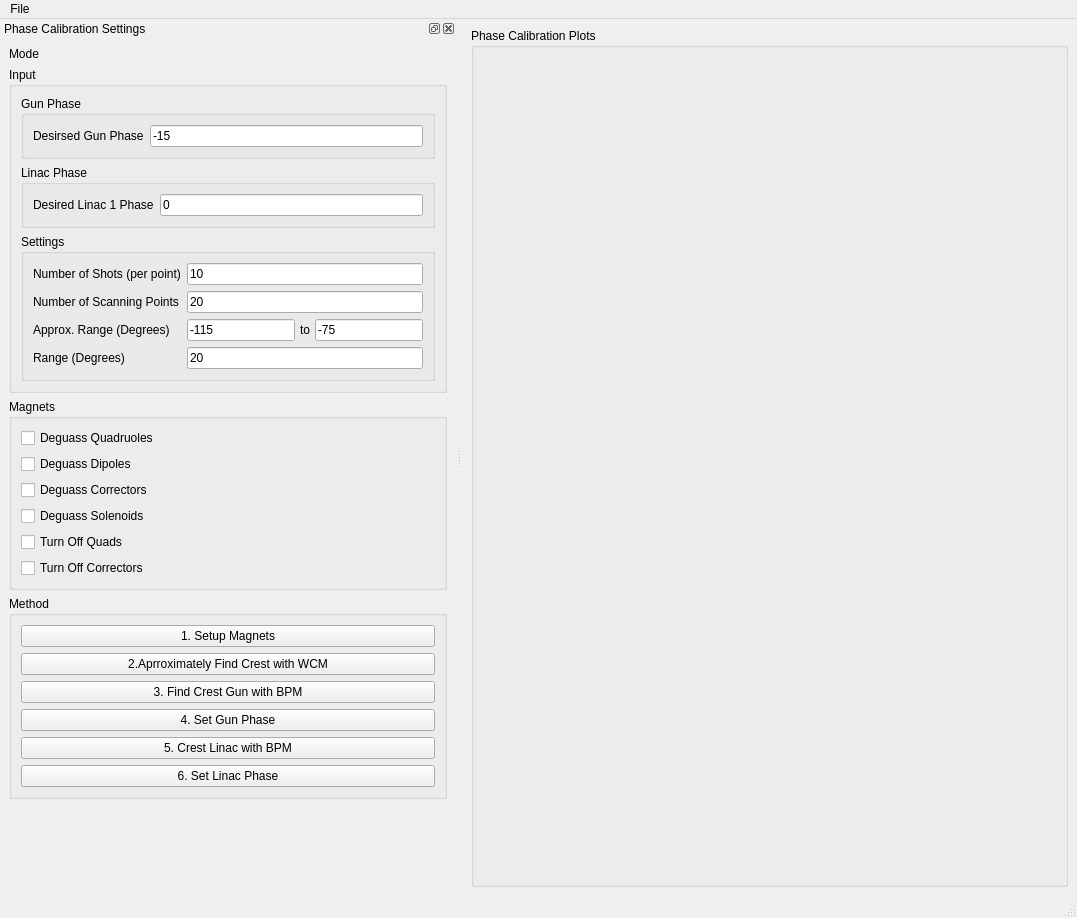
<?xml version="1.0" encoding="UTF-8"?>
<ui version="4.0">
 <class>MainWindow</class>
 <widget class="QMainWindow" name="MainWindow">
  <property name="geometry">
   <rect>
    <x>0</x>
    <y>0</y>
    <width>1077</width>
    <height>918</height>
   </rect>
  </property>
  <property name="sizePolicy">
   <sizepolicy hsizetype="Expanding" vsizetype="Preferred">
    <horstretch>0</horstretch>
    <verstretch>0</verstretch>
   </sizepolicy>
  </property>
  <property name="maximumSize">
   <size>
    <width>16777215</width>
    <height>16777215</height>
   </size>
  </property>
  <property name="windowTitle">
   <string>Phase Calibration</string>
  </property>
  <widget class="QWidget" name="centralwidget">
   <layout class="QFormLayout" name="formLayout_3">
    <item row="0" column="0" colspan="2">
     <widget class="QGroupBox" name="groupBox_plots">
      <property name="sizePolicy">
       <sizepolicy hsizetype="Preferred" vsizetype="Expanding">
        <horstretch>0</horstretch>
        <verstretch>0</verstretch>
       </sizepolicy>
      </property>
      <property name="title">
       <string>Phase Calibration Plots</string>
      </property>
      <layout class="QVBoxLayout" name="plotLayout">
       <item>
        <layout class="QGridLayout" name="gridLayout"/>
       </item>
      </layout>
     </widget>
    </item>
   </layout>
  </widget>
  <widget class="QMenuBar" name="menubar">
   <property name="geometry">
    <rect>
     <x>0</x>
     <y>0</y>
     <width>1077</width>
     <height>21</height>
    </rect>
   </property>
   <widget class="QMenu" name="menuFile">
    <property name="title">
     <string>File</string>
    </property>
    <addaction name="actionSave_Calibation_Data"/>
   </widget>
   <addaction name="menuFile"/>
  </widget>
  <widget class="QStatusBar" name="statusbar"/>
  <widget class="QDockWidget" name="dockWidget">
   <property name="sizePolicy">
    <sizepolicy hsizetype="Minimum" vsizetype="Fixed">
     <horstretch>0</horstretch>
     <verstretch>0</verstretch>
    </sizepolicy>
   </property>
   <property name="minimumSize">
    <size>
     <width>330</width>
     <height>766</height>
    </size>
   </property>
   <property name="floating">
    <bool>false</bool>
   </property>
   <property name="windowTitle">
    <string>Phase Calibration Settings</string>
   </property>
   <attribute name="dockWidgetArea">
    <number>1</number>
   </attribute>
   <widget class="QWidget" name="dockWidgetContents">
    <property name="sizePolicy">
     <sizepolicy hsizetype="Preferred" vsizetype="Fixed">
      <horstretch>0</horstretch>
      <verstretch>0</verstretch>
     </sizepolicy>
    </property>
    <layout class="QVBoxLayout" name="verticalLayout">
     <item>
      <widget class="QLabel" name="label_MODE">
       <property name="sizePolicy">
        <sizepolicy hsizetype="Preferred" vsizetype="Fixed">
         <horstretch>0</horstretch>
         <verstretch>0</verstretch>
        </sizepolicy>
       </property>
       <property name="maximumSize">
        <size>
         <width>16777215</width>
         <height>100</height>
        </size>
       </property>
       <property name="text">
        <string>Mode</string>
       </property>
      </widget>
     </item>
     <item>
      <widget class="QGroupBox" name="groupBox_input">
       <property name="sizePolicy">
        <sizepolicy hsizetype="Preferred" vsizetype="Preferred">
         <horstretch>0</horstretch>
         <verstretch>0</verstretch>
        </sizepolicy>
       </property>
       <property name="title">
        <string>Input</string>
       </property>
       <layout class="QGridLayout" name="gridLayout_2">
        <item row="5" column="0" colspan="3">
         <widget class="QGroupBox" name="groupBox_2">
          <property name="sizePolicy">
           <sizepolicy hsizetype="Preferred" vsizetype="Fixed">
            <horstretch>0</horstretch>
            <verstretch>0</verstretch>
           </sizepolicy>
          </property>
          <property name="title">
           <string>Settings</string>
          </property>
          <layout class="QFormLayout" name="formLayout_2">
           <property name="fieldGrowthPolicy">
            <enum>QFormLayout::AllNonFixedFieldsGrow</enum>
           </property>
           <item row="0" column="0">
            <widget class="QLabel" name="label_3">
             <property name="text">
              <string>Number of Shots (per point)</string>
             </property>
            </widget>
           </item>
           <item row="0" column="1">
            <widget class="QLineEdit" name="nShotsSet">
             <property name="text">
              <string>10</string>
             </property>
            </widget>
           </item>
           <item row="1" column="0">
            <widget class="QLabel" name="label_5">
             <property name="text">
              <string>Number of Scanning Points</string>
             </property>
            </widget>
           </item>
           <item row="1" column="1">
            <widget class="QLineEdit" name="nScanningSet">
             <property name="text">
              <string>20</string>
             </property>
            </widget>
           </item>
           <item row="2" column="0">
            <widget class="QLabel" name="label_7">
             <property name="text">
              <string>Approx. Range (Degrees)</string>
             </property>
            </widget>
           </item>
           <item row="2" column="1">
            <widget class="QWidget" name="widget" native="true">
             <layout class="QHBoxLayout" name="horizontalLayout">
              <property name="spacing">
               <number>5</number>
              </property>
              <property name="leftMargin">
               <number>0</number>
              </property>
              <property name="topMargin">
               <number>0</number>
              </property>
              <property name="rightMargin">
               <number>0</number>
              </property>
              <property name="bottomMargin">
               <number>0</number>
              </property>
              <item>
               <widget class="QLineEdit" name="startRangeSet">
                <property name="text">
                 <string>-115</string>
                </property>
               </widget>
              </item>
              <item>
               <widget class="QLabel" name="label_8">
                <property name="text">
                 <string>to</string>
                </property>
               </widget>
              </item>
              <item>
               <widget class="QLineEdit" name="endRangeSet">
                <property name="text">
                 <string>-75</string>
                </property>
               </widget>
              </item>
             </layout>
            </widget>
           </item>
           <item row="3" column="0">
            <widget class="QLabel" name="label_4">
             <property name="text">
              <string>Range (Degrees)</string>
             </property>
            </widget>
           </item>
           <item row="3" column="1">
            <widget class="QLineEdit" name="rangeSet">
             <property name="text">
              <string>20</string>
             </property>
            </widget>
           </item>
          </layout>
         </widget>
        </item>
        <item row="4" column="0" colspan="3">
         <widget class="QGroupBox" name="groupBox_3">
          <property name="sizePolicy">
           <sizepolicy hsizetype="Preferred" vsizetype="Fixed">
            <horstretch>0</horstretch>
            <verstretch>0</verstretch>
           </sizepolicy>
          </property>
          <property name="title">
           <string>Linac Phase</string>
          </property>
          <layout class="QFormLayout" name="formLayout_4">
           <item row="0" column="0">
            <widget class="QLabel" name="label">
             <property name="text">
              <string>Desired Linac 1 Phase</string>
             </property>
            </widget>
           </item>
           <item row="0" column="1">
            <widget class="QLineEdit" name="linac1PhaseSet">
             <property name="text">
              <string>0</string>
             </property>
            </widget>
           </item>
          </layout>
         </widget>
        </item>
        <item row="3" column="0" colspan="3">
         <widget class="QGroupBox" name="groupBox">
          <property name="sizePolicy">
           <sizepolicy hsizetype="Preferred" vsizetype="Fixed">
            <horstretch>0</horstretch>
            <verstretch>0</verstretch>
           </sizepolicy>
          </property>
          <property name="minimumSize">
           <size>
            <width>0</width>
            <height>0</height>
           </size>
          </property>
          <property name="title">
           <string>Gun Phase</string>
          </property>
          <layout class="QFormLayout" name="formLayout">
           <item row="1" column="0">
            <widget class="QLabel" name="label_2">
             <property name="text">
              <string>Desirsed Gun Phase</string>
             </property>
            </widget>
           </item>
           <item row="1" column="1">
            <widget class="QLineEdit" name="gunPhaseSet">
             <property name="text">
              <string>-15</string>
             </property>
            </widget>
           </item>
          </layout>
         </widget>
        </item>
       </layout>
      </widget>
     </item>
     <item>
      <widget class="QGroupBox" name="groupBox_magnets">
       <property name="sizePolicy">
        <sizepolicy hsizetype="Preferred" vsizetype="Preferred">
         <horstretch>0</horstretch>
         <verstretch>0</verstretch>
        </sizepolicy>
       </property>
       <property name="title">
        <string>Magnets</string>
       </property>
       <layout class="QVBoxLayout" name="verticalLayout_3">
        <item>
         <widget class="QCheckBox" name="checkBox_deguassQ">
          <property name="text">
           <string>Deguass Quadruoles</string>
          </property>
         </widget>
        </item>
        <item>
         <widget class="QCheckBox" name="checkBox_deguassD">
          <property name="text">
           <string>Deguass Dipoles</string>
          </property>
         </widget>
        </item>
        <item>
         <widget class="QCheckBox" name="checkBox_deguassC">
          <property name="text">
           <string>Deguass Correctors</string>
          </property>
         </widget>
        </item>
        <item>
         <widget class="QCheckBox" name="checkBox_deguassS">
          <property name="text">
           <string>Deguass Solenoids</string>
          </property>
         </widget>
        </item>
        <item>
         <widget class="QCheckBox" name="checkBox_quadOff">
          <property name="text">
           <string>Turn Off Quads</string>
          </property>
         </widget>
        </item>
        <item>
         <widget class="QCheckBox" name="checkBox_corrOff">
          <property name="text">
           <string>Turn Off Correctors</string>
          </property>
         </widget>
        </item>
       </layout>
      </widget>
     </item>
     <item>
      <widget class="QGroupBox" name="groupBox_method">
       <property name="sizePolicy">
        <sizepolicy hsizetype="Preferred" vsizetype="Fixed">
         <horstretch>0</horstretch>
         <verstretch>0</verstretch>
        </sizepolicy>
       </property>
       <property name="title">
        <string>Method</string>
       </property>
       <layout class="QVBoxLayout" name="verticalLayout_4">
        <item>
         <widget class="QPushButton" name="setupMagnetsButton">
          <property name="text">
           <string>1. Setup Magnets</string>
          </property>
          <property name="checked">
           <bool>false</bool>
          </property>
         </widget>
        </item>
        <item>
         <widget class="QPushButton" name="crestGunWCMButton">
          <property name="text">
           <string>2.Aprroximately Find Crest with WCM</string>
          </property>
          <property name="checked">
           <bool>false</bool>
          </property>
         </widget>
        </item>
        <item>
         <widget class="QPushButton" name="crestGunBPM">
          <property name="text">
           <string>3. Find Crest Gun with BPM</string>
          </property>
          <property name="checked">
           <bool>false</bool>
          </property>
         </widget>
        </item>
        <item>
         <widget class="QPushButton" name="setGunPhaseButton">
          <property name="text">
           <string>4. Set Gun Phase</string>
          </property>
          <property name="checked">
           <bool>false</bool>
          </property>
         </widget>
        </item>
        <item>
         <widget class="QPushButton" name="crestLinacButton">
          <property name="text">
           <string>5. Crest Linac with BPM</string>
          </property>
         </widget>
        </item>
        <item>
         <widget class="QPushButton" name="setLinacPhaseButton">
          <property name="text">
           <string>6. Set Linac Phase</string>
          </property>
         </widget>
        </item>
       </layout>
      </widget>
     </item>
    </layout>
   </widget>
  </widget>
  <action name="actionSave_Calibation_Data">
   <property name="text">
    <string>Save Calibation Data</string>
   </property>
  </action>
 </widget>
 <tabstops>
  <tabstop>checkBox_deguassQ</tabstop>
  <tabstop>checkBox_deguassD</tabstop>
  <tabstop>checkBox_deguassC</tabstop>
  <tabstop>checkBox_deguassS</tabstop>
  <tabstop>setupMagnetsButton</tabstop>
  <tabstop>crestGunBPM</tabstop>
  <tabstop>setGunPhaseButton</tabstop>
 </tabstops>
 <resources/>
 <connections/>
</ui>
